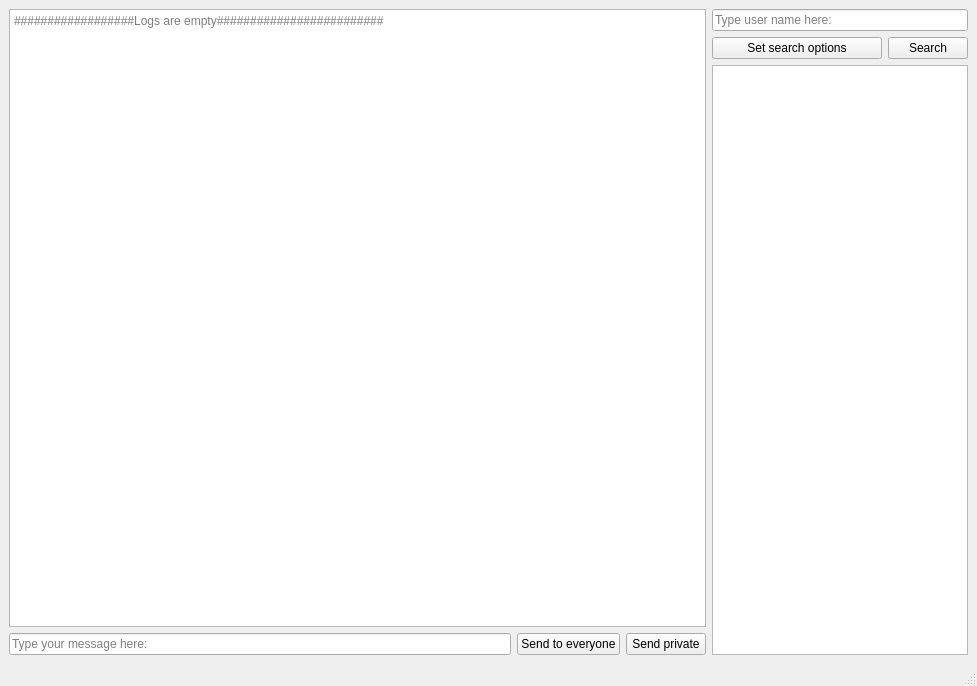
<?xml version="1.0" encoding="UTF-8"?>
<ui version="4.0">
 <class>ServerPanel</class>
 <widget class="QMainWindow" name="ServerPanel">
  <property name="geometry">
   <rect>
    <x>0</x>
    <y>0</y>
    <width>977</width>
    <height>686</height>
   </rect>
  </property>
  <property name="windowTitle">
   <string>MainWindow</string>
  </property>
  <widget class="QWidget" name="centralwidget">
   <layout class="QHBoxLayout" name="horizontalLayout" stretch="7,0">
    <item>
     <layout class="QVBoxLayout" name="verticalLayout" stretch="0,0">
      <item>
       <widget class="QTextBrowser" name="LogsBrowser">
        <property name="placeholderText">
         <string>##################Logs are empty#########################</string>
        </property>
        <property name="openExternalLinks">
         <bool>true</bool>
        </property>
       </widget>
      </item>
      <item>
       <layout class="QHBoxLayout" name="horizontalLayout_2">
        <item>
         <widget class="QLineEdit" name="typeCommandEdit">
          <property name="placeholderText">
           <string>Type your message here:</string>
          </property>
         </widget>
        </item>
        <item>
         <widget class="QPushButton" name="SendToEveryoneButton">
          <property name="text">
           <string>Send to everyone</string>
          </property>
         </widget>
        </item>
        <item>
         <widget class="QPushButton" name="SendPrivateButton">
          <property name="text">
           <string>Send private</string>
          </property>
         </widget>
        </item>
       </layout>
      </item>
     </layout>
    </item>
    <item>
     <layout class="QVBoxLayout" name="verticalLayout_2" stretch="0,0,0">
      <item>
       <widget class="QLineEdit" name="TypeUserNameEdit">
        <property name="placeholderText">
         <string>Type user name here:</string>
        </property>
       </widget>
      </item>
      <item>
       <layout class="QHBoxLayout" name="horizontalLayout_3" stretch="1,0">
        <item>
         <widget class="QPushButton" name="searchOptionsButton">
          <property name="text">
           <string>Set search options</string>
          </property>
         </widget>
        </item>
        <item>
         <widget class="QPushButton" name="searchButton">
          <property name="text">
           <string>Search</string>
          </property>
         </widget>
        </item>
       </layout>
      </item>
      <item>
       <widget class="QListWidget" name="UsersList"/>
      </item>
     </layout>
    </item>
   </layout>
  </widget>
  <widget class="QMenuBar" name="menubar">
   <property name="geometry">
    <rect>
     <x>0</x>
     <y>0</y>
     <width>977</width>
     <height>26</height>
    </rect>
   </property>
  </widget>
  <widget class="QStatusBar" name="statusbar"/>
  <action name="actionView_available_commands">
   <property name="text">
    <string>View available commands</string>
   </property>
  </action>
  <action name="actionView_Blacklist">
   <property name="text">
    <string>View blacklist</string>
   </property>
  </action>
 </widget>
 <resources/>
 <connections/>
</ui>
